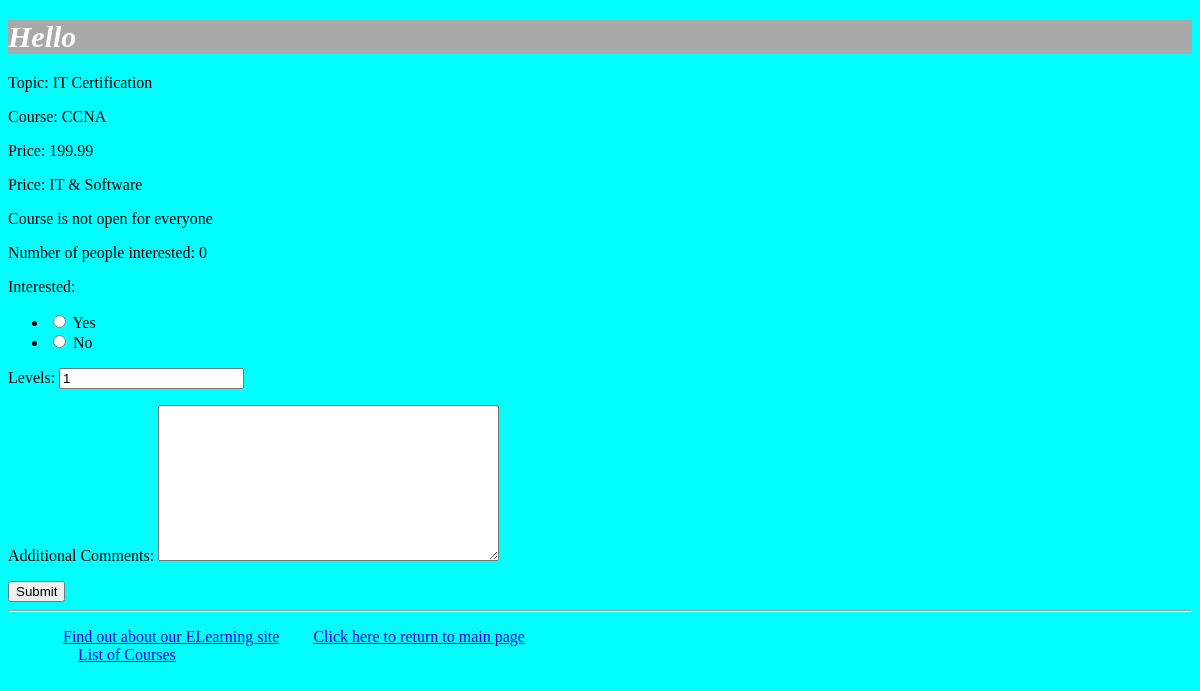
The page /myapp/courses/1/ on the database as committed earlier.
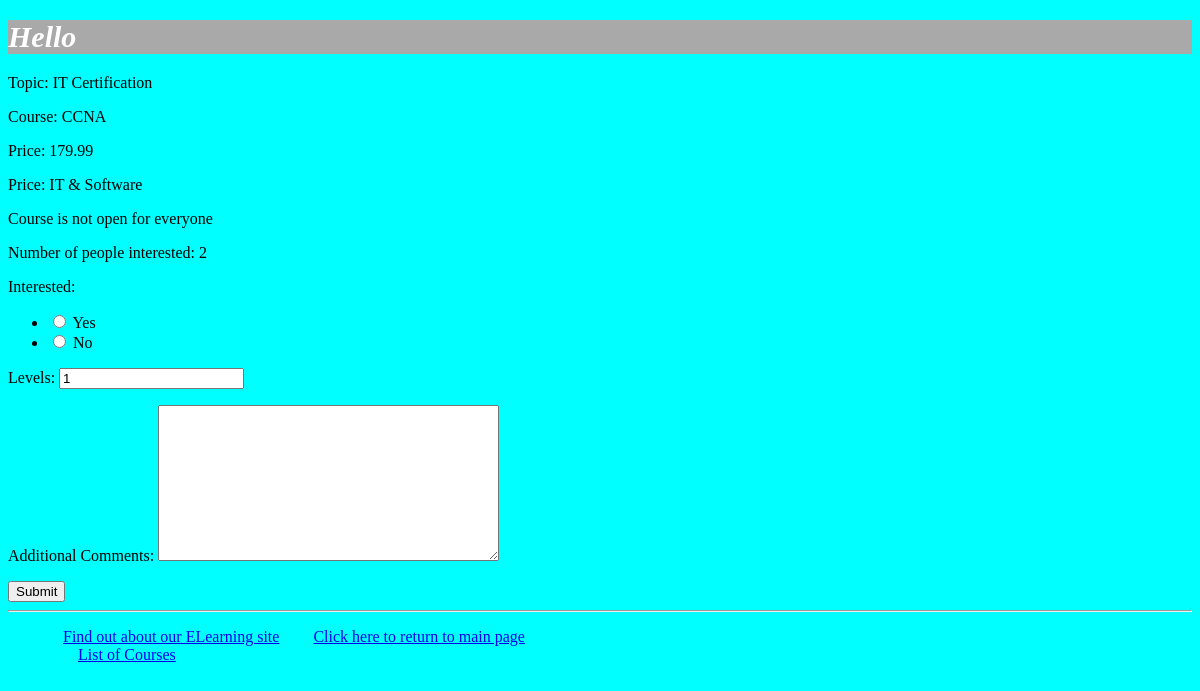
The same page on the database as committed later.
### myapp/models.py (models this page shows, shortened)
class Course(models.Model):
     topic = models.ForeignKey(Topic, related_name='courses',
     on_delete=models.CASCADE)
     name = models.CharField(max_length=200)
     price = models.DecimalField(max_digits=10, decimal_places=2)
     for_everyone = models.BooleanField(default=True)
     description = models.TextField(max_length=300, null=True, blank=True)
     interested = models.PositiveIntegerField(default = 0)
     stages = models.PositiveIntegerField(default = 3)
     def __str__(self):
         return f'Topic: {self.topic}, Name: {self.name}, Price: {self.price}'

class Topic(models.Model):
    name = models.CharField(max_length=200)
    category = models.CharField(blank=False, max_length=300, default="")
    def __str__(self):
        return f'Name: {self.name}, Category: {self.category}'

### myapp/views.py (the view)
# urls.py: path('courses/<int:cour_id>/',views.courseDetail),
def courseDetail(request,cour_id):
    course = Course.objects.get(id=cour_id)
    top_list = Topic.objects.all().order_by('id')[:10]
    print(course)
    if request.method == 'POST':
        form = InterestForm(request.POST)
        if form.is_valid():
            if form.cleaned_data['interested']:
                course.interested = course.interested + 1
                course.save()
        return render(request, 'myapp/index.html', {'top_list': top_list})
    else:
        form = InterestForm()
    return render(request, 'myapp/coursedetail.html', {'form': form,'course': course})

### myapp/forms.py
class InterestForm(forms.Form):
     CHOICES= (('1', 'Yes',),('0', 'No',))
     interested= forms.CharField(widget=forms.RadioSelect(choices=CHOICES))
     levels= forms.IntegerField(initial=1)
     comments= forms.CharField(widget=forms.Textarea(), required =False, label ="Additional Comments")

### myapp/templates/myapp/coursedetail.html (shortened to what this page needs)
{% extends 'myapp/base.html' %}
{% block body_block %}
    <p> Topic: {{ course.topic.name}}</p>
    <p>Course: {{ course.name}}</p>
    <p>Price: {{ course.price}}</p>
    <p>Price: {{ course.topic.category}}</p>
    {% if course.for_everyone %}
        <p>Course is for everyone</p>
    {% else %}
        <p>Course is not open for everyone</p>
    {% endif %}
    <p>Number of people interested: {{ course.interested }}</p>
    <form method="post" novalidate>
        {{ form.as_p }}
        <button type="submit">Submit</button>
    </form>
{% endblock %}

Rows that differ between the two databases and show on the page:
changed Course "CCNA": price "199.99" → "179.99"; interested "0" → "2"
